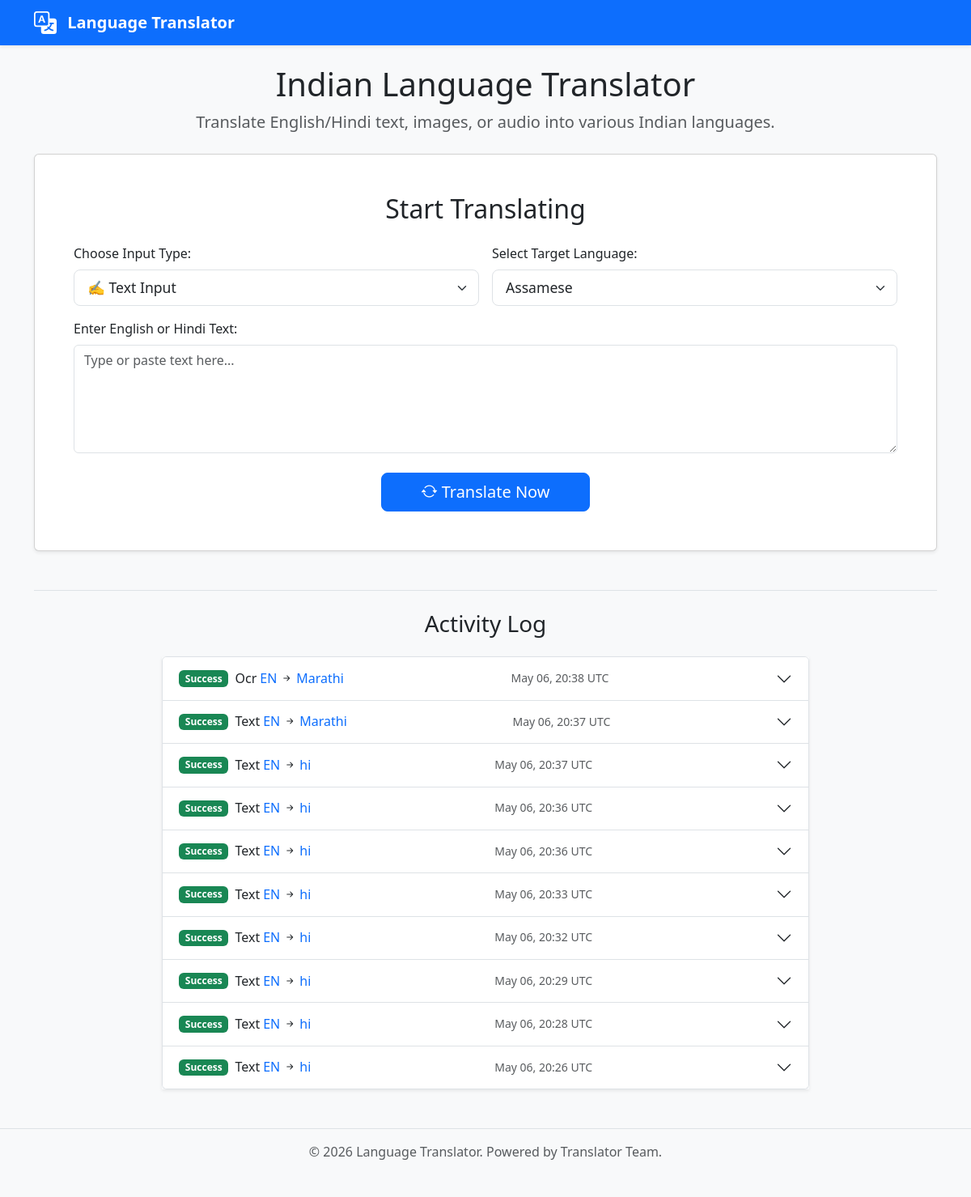
The app's page /, older data.
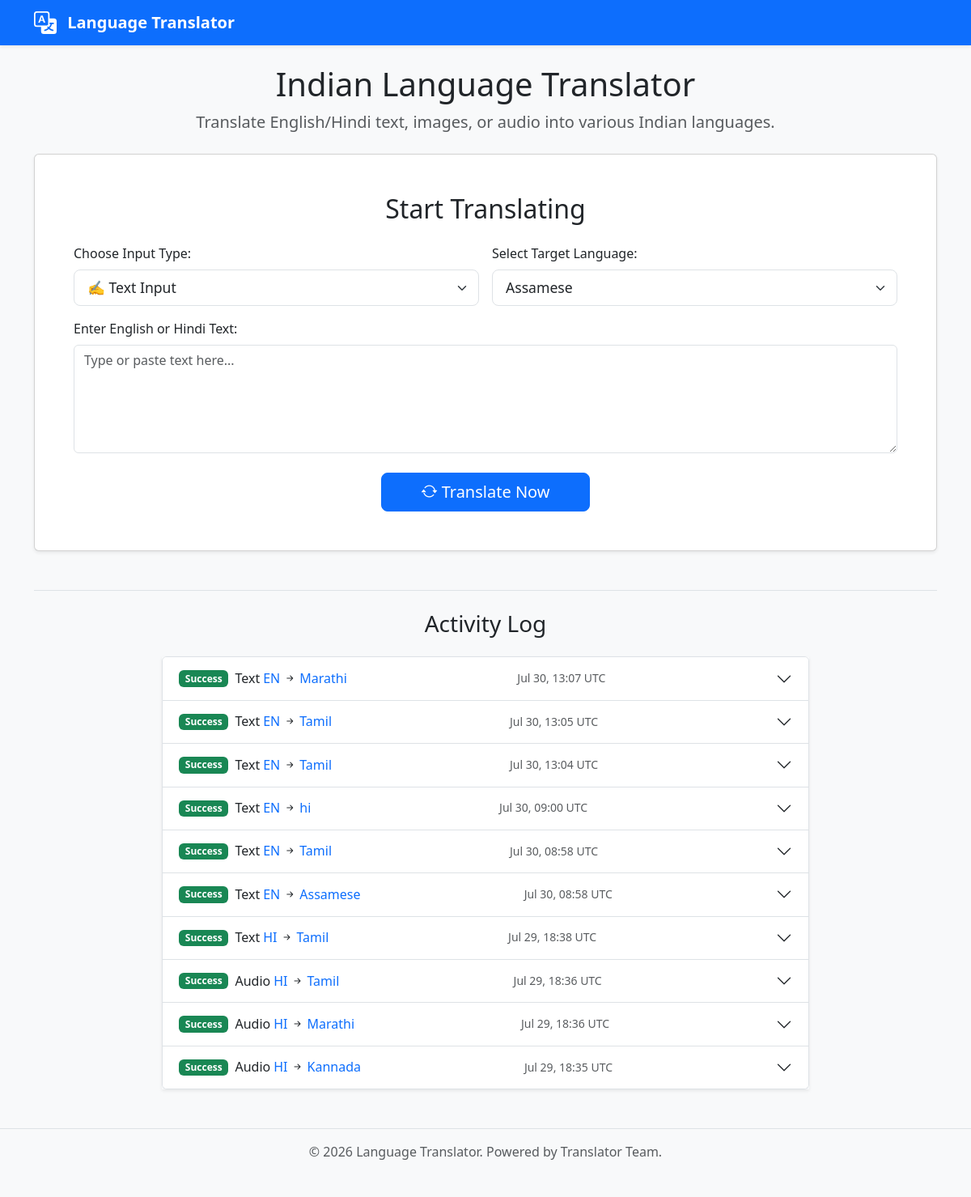
The same page, newer data.
### models.py (models this page shows, shortened)
class TranslationLog(db.Model):
    id = db.Column(db.Integer, primary_key=True)
    timestamp = db.Column(db.DateTime, default=datetime.utcnow)
    input_type = db.Column(db.String(20), nullable=False) # 'text', 'ocr', 'audio'
    source_language = db.Column(db.String(10), nullable=False) # e.g., 'en', 'hi'
    target_language = db.Column(db.String(10), nullable=False) # e.g., 'mr', 'ta', 'bn'
    original_text = db.Column(db.Text, nullable=True)
    translated_text = db.Column(db.Text, nullable=True)
    error_message = db.Column(db.Text, nullable=True) # Store errors if any

### app.py (the view, shortened to what this page needs)
@app.route('/', methods=['GET', 'POST'])
def index_route():
    translation_result = None
    original_text = request.form.get('text_input', '') if request.method == 'POST' else ''
    detected_lang_nllb = "" # Will store NLLB code of detected source lang
    error = None
    default_target_friendly_name = list(utils.SUPPORTED_LANGUAGES.keys())[0]
    selected_target_friendly_name = request.form.get('target_language', default_target_friendly_name)
    main_result_tts_supported = False
    main_result_tts_code = 'en'
    recent_logs = TranslationLog.query.order_by(TranslationLog.timestamp.desc()).limit(10).all()
    selected_nllb_for_main_result = utils.SUPPORTED_LANGUAGES.get(selected_target_friendly_name)
    if selected_nllb_for_main_result:
        tts_code_for_main = MASTER_TTS_CONFIG.get(selected_nllb_for_main_result)
        if tts_code_for_main:
            main_result_tts_supported = True
            main_result_tts_code = tts_code_for_main
    detected_lang_display = "N/A"
    if detected_lang_nllb:
        detected_lang_display = NLLB_TO_FRIENDLY_NAME.get(detected_lang_nllb, detected_lang_nllb)
    return render_template(
        'index.html',
        utils_supported_languages=utils.SUPPORTED_LANGUAGES,
        selected_target_lang=selected_target_friendly_name,
        original_text=original_text,
        translation_result=translation_result,
        detected_lang=detected_lang_display,
        error=error,
        main_result_tts_supported=main_result_tts_supported,
        main_result_tts_code=main_result_tts_code,
        recent_logs=recent_logs,
        MASTER_TTS_CONFIG=MASTER_TTS_CONFIG,
        NLLB_TO_FRIENDLY_NAME=NLLB_TO_FRIENDLY_NAME,
        current_year=datetime.now().year,
    )

### templates/index.html (shortened to what the changed rows need)
<!DOCTYPE html>
<html lang="en">
<head>
    <link href="https://cdn.jsdelivr.net/npm/bootstrap@5.3.2/dist/css/bootstrap.min.css" rel="stylesheet">
    <link rel="stylesheet" href="https://cdn.jsdelivr.net/npm/bootstrap-icons@1.11.1/font/bootstrap-icons.css">
    <link rel="stylesheet" href="{{ url_for('static', filename='style.css') }}">
</head>
<body>
    <div class="container mt-4 mb-5">
        <div class="text-center mb-4">
            <h1>Indian Language Translator</h1>
        </div>
        <div class="card shadow-sm mb-4">
            <div class="card-body p-lg-5 p-4">
                <h2 class="card-title text-center mb-4">Start Translating</h2>
            </div>
        </div>
        <div class="mt-5 pt-4 border-top">
            {% if recent_logs %}
                <div class="accordion shadow-sm mx-auto activity-log-container" id="activityLogAccordion">
                    {% for log_item in recent_logs %}
                    <div class="accordion-item">
                        <h2 class="accordion-header" id="heading{{ loop.index }}">
                            <button class="accordion-button collapsed" type="button" data-bs-toggle="collapse" data-bs-target="#collapse{{ loop.index }}" aria-expanded="false" aria-controls="collapse{{ loop.index }}">
                                <span class="badge {{ 'bg-success' if log_item.translated_text else 'bg-danger' }} me-2">{{ 'Success' if log_item.translated_text else 'Failed' }}</span>
                                <span class="fw-normal me-1">{{ log_item.input_type|title }}</span>
                                <span class="text-primary">{{ NLLB_TO_FRIENDLY_NAME.get(log_item.source_language, log_item.source_language)|upper }}</span>
                                <i class="bi bi-arrow-right-short mx-1"></i>
                                <span class="text-primary">{{ NLLB_TO_FRIENDLY_NAME.get(log_item.target_language, log_item.target_language) }}</span>
                                <span class="ms-auto text-muted small">{{ log_item.timestamp_ist.strftime('%b %d, %H:%M') if log_item.timestamp_ist else (log_item.timestamp.strftime('%b %d, %H:%M UTC') if log_item.timestamp else '') }}</span>
                            </button>
                        </h2>
                    </div>
                    {% endfor %}
                </div>
            {% else %}
                <p class="text-center text-muted">No recent translation activity logged.</p>
            {% endif %}
        </div>
    </div>
</body>
</html>

Row changes from the older to the newer data that the page shows:
removed TranslationLog: translated_text "Success", input_type "Ocr", get "EN", get "Marathi", timestamp_ist "May 06, 20:38 UTC"
removed TranslationLog: translated_text "Success", input_type "Text", get "EN", get "Marathi", timestamp_ist "May 06, 20:37 UTC"
removed TranslationLog: translated_text "Success", input_type "Text", get "EN", get "hi", timestamp_ist "May 06, 20:37 UTC"
removed TranslationLog: translated_text "Success", input_type "Text", get "EN", get "hi", timestamp_ist "May 06, 20:36 UTC"
removed TranslationLog: translated_text "Success", input_type "Text", get "EN", get "hi", timestamp_ist "May 06, 20:36 UTC"
removed TranslationLog: translated_text "Success", input_type "Text", get "EN", get "hi", timestamp_ist "May 06, 20:33 UTC"
removed TranslationLog: translated_text "Success", input_type "Text", get "EN", get "hi", timestamp_ist "May 06, 20:32 UTC"
removed TranslationLog: translated_text "Success", input_type "Text", get "EN", get "hi", timestamp_ist "May 06, 20:29 UTC"
removed TranslationLog: translated_text "Success", input_type "Text", get "EN", get "hi", timestamp_ist "May 06, 20:28 UTC"
removed TranslationLog: translated_text "Success", input_type "Text", get "EN", get "hi", timestamp_ist "May 06, 20:26 UTC"
now on this page (row edited): TranslationLog: translated_text "Success", input_type "Text", get "EN", get "Marathi", timestamp_ist "Jul 30, 13:07 UTC"
now on this page (row edited): TranslationLog: translated_text "Success", input_type "Text", get "EN", get "Tamil", timestamp_ist "Jul 30, 13:05 UTC"
now on this page (row edited): TranslationLog: translated_text "Success", input_type "Text", get "EN", get "Tamil", timestamp_ist "Jul 30, 13:04 UTC"
now on this page (row edited): TranslationLog: translated_text "Success", input_type "Text", get "EN", get "hi", timestamp_ist "Jul 30, 09:00 UTC"
now on this page (row edited): TranslationLog: translated_text "Success", input_type "Text", get "EN", get "Tamil", timestamp_ist "Jul 30, 08:58 UTC"
now on this page (row edited): TranslationLog: translated_text "Success", input_type "Text", get "EN", get "Assamese", timestamp_ist "Jul 30, 08:58 UTC"
now on this page (row edited): TranslationLog: translated_text "Success", input_type "Text", get "HI", get "Tamil", timestamp_ist "Jul 29, 18:38 UTC"
now on this page (row edited): TranslationLog: translated_text "Success", input_type "Audio", get "HI", get "Tamil", timestamp_ist "Jul 29, 18:36 UTC"
now on this page (row edited): TranslationLog: translated_text "Success", input_type "Audio", get "HI", get "Marathi", timestamp_ist "Jul 29, 18:36 UTC"
now on this page (row edited): TranslationLog: translated_text "Success", input_type "Audio", get "HI", get "Kannada", timestamp_ist "Jul 29, 18:35 UTC"
